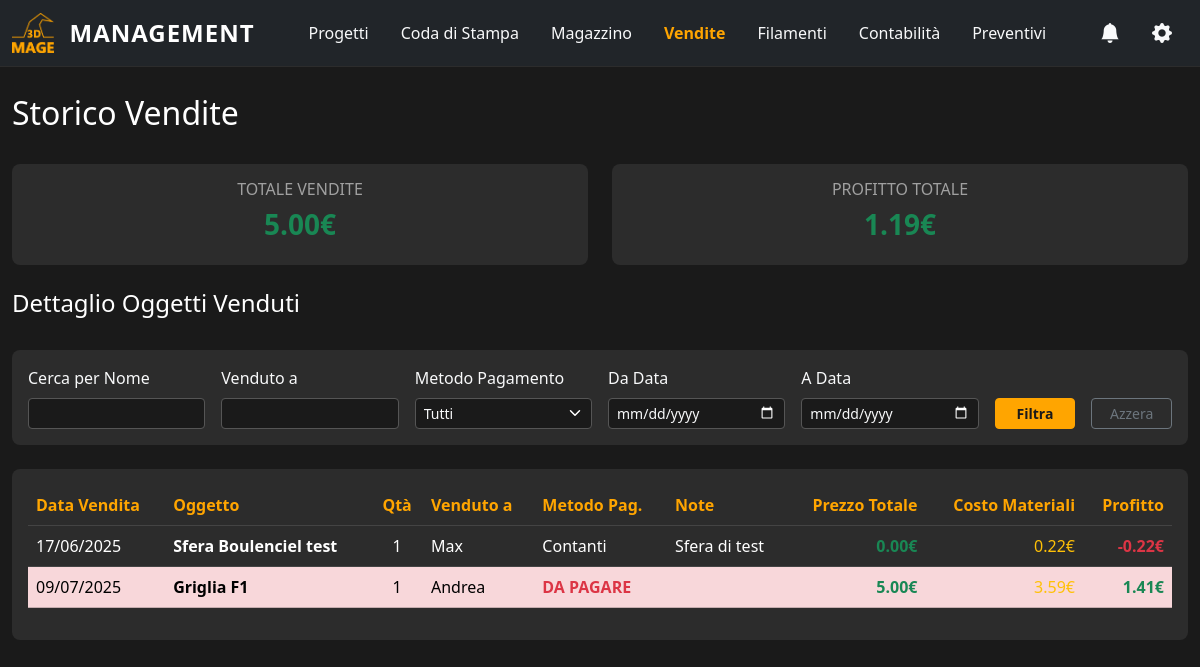
/sales/?sort=sold_at&order=asc&, run on the app's committed database.
### app_3dmage_management/models.py (models this page shows, shortened)
class StockItem(models.Model):
    class Status(models.TextChoices):
        POST_PROD = 'POST_PROD', 'Post-Produzione'
        IN_STOCK = 'IN_STOCK', 'A Magazzino'
        CONSIGNMENT = 'CONSIGNMENT', 'Conto Vendita'
        SOLD = 'SOLD', 'Venduto'
    project = models.ForeignKey(Project, on_delete=models.SET_NULL, null=True, blank=True, verbose_name="Progetto Originale")
    custom_id = models.CharField(max_length=10, null=True, blank=True, verbose_name="ID Personalizzato")
    name = models.CharField(max_length=200, verbose_name="Nome Oggetto")
    quantity = models.PositiveIntegerField(default=1, verbose_name="Quantità")
    status = models.CharField(max_length=20, choices=Status.choices, default=Status.POST_PROD, verbose_name="Stato")
    created_at = models.DateTimeField(auto_now_add=True, verbose_name="Aggiunto il")
    material_cost = models.DecimalField(max_digits=10, decimal_places=2, default=0.00, verbose_name="Costo Materiali")
    suggested_price = models.DecimalField(max_digits=10, decimal_places=2, default=0.00, verbose_name="Prezzo di Vendita Previsto")
    sold_at = models.DateField(null=True, blank=True, verbose_name="Data Vendita")
    sale_price = models.DecimalField(max_digits=10, decimal_places=2, null=True, blank=True, verbose_name="Prezzo di Vendita")
    payment_method = models.ForeignKey(PaymentMethod, on_delete=models.SET_NULL, null=True, blank=True, verbose_name="Metodo di Pagamento")
    sold_to = models.CharField(max_length=100, blank=True, verbose_name="Venduto a (o rimborsato da)")
    notes = models.TextField(blank=True, verbose_name="Note sulla vendita")
    class Meta:
        verbose_name = "Oggetto a Magazzino"
        verbose_name_plural = "Oggetti a Magazzino"
        ordering = ['-created_at']

class PaymentMethod(models.Model):
    name = models.CharField(max_length=100, unique=True, verbose_name="Nome Metodo")
    balance = models.DecimalField(max_digits=10, decimal_places=2, default=0.00, verbose_name="Saldo Attuale")
    def __str__(self):
        return self.name
    class Meta:
        verbose_name = "Metodo di Pagamento"
        verbose_name_plural = "Metodi di Pagamento"

### app_3dmage_management/views.py (the view, shortened to what this page needs)
# urls.py: path('sales/', views.sales_dashboard, name='sales_dashboard'),
def sales_dashboard(request):
    search_query = request.GET.get('q', '')
    sold_to_filter = request.GET.get('sold_to', '')
    payment_method_filter = request.GET.get('payment_method', '')
    notes_filter = request.GET.get('notes', '')
    start_date = request.GET.get('start_date', '')
    end_date = request.GET.get('end_date', '')
    sort_by = request.GET.get('sort', 'sold_at')
    order = request.GET.get('order', 'desc')
    order_prefix = '-' if order == 'desc' else ''
    sold_items_query = StockItem.objects.filter(status='SOLD').annotate(
        total_sale_price=F('sale_price') * F('quantity'),
        profit= (F('sale_price') * F('quantity')) - F('material_cost')
    ).select_related('project', 'payment_method')
    filter_summary_parts = []
    if search_query:
        sold_items_query = sold_items_query.filter(name__icontains=search_query)
        filter_summary_parts.append(f'Nome: "{search_query}"')
    if sold_to_filter:
        sold_items_query = sold_items_query.filter(sold_to__icontains=sold_to_filter)
        filter_summary_parts.append(f'Venduto a: "{sold_to_filter}"')
    if notes_filter:
        sold_items_query = sold_items_query.filter(notes__icontains=notes_filter)
        filter_summary_parts.append(f'Note: "{notes_filter}"')
    if start_date:
        sold_items_query = sold_items_query.filter(sold_at__gte=start_date)
        filter_summary_parts.append(f'Da: {start_date}')
    if end_date:
        sold_items_query = sold_items_query.filter(sold_at__lte=end_date)
        filter_summary_parts.append(f'A: {end_date}')
    filter_summary = ", ".join(filter_summary_parts)
    filters_applied = bool(filter_summary_parts)
    valid_sort_fields = ['sold_at', 'name', 'total_sale_price', 'material_cost', 'profit', 'sold_to']
    if sort_by not in valid_sort_fields:
        sort_by = 'sold_at'
    sold_items = sold_items_query.order_by(f'{order_prefix}{sort_by}')
    total_sales = sold_items_query.aggregate(total=Coalesce(Sum('total_sale_price'), Decimal('0.00')))['total']
    total_profit = sold_items_query.aggregate(total=Coalesce(Sum('profit'), Decimal('0.00')))['total']
    context = {
        'sold_items': sold_items,
        'page_title': 'Vendite',
        'all_payment_methods': PaymentMethod.objects.all(),
        'sale_edit_form': SaleEditForm(),
        'search_query': search_query,
        'start_date': start_date,
        'end_date': end_date,
        'sold_to_filter': sold_to_filter,
        'payment_method_filter': payment_method_filter,
        'notes_filter': notes_filter,
        'sort_by': sort_by,
        'order': order,
        'total_sales': total_sales,
        'total_profit': total_profit,
        'filters_applied': filters_applied,
        'filter_summary': filter_summary,
    }
    return render(request, 'app_3dmage_management/sales.html', context)

### app_3dmage_management/forms.py
class SaleEditForm(forms.ModelForm):
    payment_method = forms.ModelChoiceField(
        queryset=PaymentMethod.objects.all(),
        widget=forms.Select(attrs={'class': 'form-select'}),
        required=False,
        label="Metodo Pagamento",
        empty_label="--- DA PAGARE ---"
    )
    class Meta:
        model = StockItem
        fields = ['sold_at', 'sale_price', 'payment_method', 'sold_to', 'notes']
        widgets = {
            'sold_at': forms.DateInput(attrs={'type': 'date', 'class': 'form-control'}),
            'sale_price': forms.NumberInput(attrs={'class': 'form-control', 'step': '0.01'}),
            'sold_to': forms.TextInput(attrs={'class': 'form-control'}),
            'notes': forms.Textarea(attrs={'class': 'form-control', 'rows': 2}),
        }
        labels = { 'sold_at': 'Data Vendita', 'sale_price': 'Prezzo di Vendita (per unità)', 'payment_method': 'Metodo Pagamento', 'sold_to': 'Venduto a', 'notes': 'Note' }

### app_3dmage_management/templates/app_3dmage_management/sales.html (shortened to what this page needs)
{% extends "app_3dmage_management/base.html" %}
{% load static %}
{% block content %}
<div class="d-flex justify-content-between align-items-center mb-4">
    <h2 class="text-white">Storico Vendite</h2>
</div>
<div class="row mb-4">
    <div class="col-md-6 mb-3 mb-md-0">
        <div class="card bg-dark-card h-100">
            <div class="card-body text-center">
                <h6 class="text-muted">TOTALE VENDITE {% if filter_summary %}<span class="filter-summary">({{ filter_summary }})</span>{% endif %}</h6>
                <h3 class="text-success fw-bold">{{ total_sales|floatformat:2 }}€</h3>
            </div>
        </div>
    </div>
    <div class="col-md-6">
        <div class="card bg-dark-card h-100">
            <div class="card-body text-center">
                <h6 class="text-muted">PROFITTO TOTALE {% if filter_summary %}<span class="filter-summary">({{ filter_summary }})</span>{% endif %}</h6>
                <h3 class="fw-bold {% if total_profit > 0 %}text-success{% elif total_profit < 0 %}text-danger{% endif %}">{{ total_profit|floatformat:2 }}€</h3>
            </div>
        </div>
    </div>
</div>
<div class="d-flex justify-content-between align-items-center mb-4">
    <h4 class="text-white">Dettaglio Oggetti Venduti</h4>
</div>
<div class="card bg-dark-card mb-4">
    <div class="card-body">
        <form method="get" action="{% url 'sales_dashboard' %}" class="row g-3 align-items-end">
            <div class="col-md-2">
                <label for="q" class="form-label">Cerca per Nome</label>
                <input type="text" class="form-control form-control-sm" name="q" value="{{ search_query|default:'' }}">
            </div>
            <div class="col-md-2">
                <label for="sold_to" class="form-label">Venduto a</label>
                <input type="text" class="form-control form-control-sm" name="sold_to" value="{{ sold_to_filter|default:'' }}">
            </div>
            <div class="col-md-2">
                <label for="payment_method" class="form-label">Metodo Pagamento</label>
                <select class="form-select form-select-sm" name="payment_method">
                    <option value="">Tutti</option>
                </select>
            </div>
            <div class="col-md-2">
                <label for="start_date" class="form-label">Da Data</label>
                <input type="date" class="form-control form-control-sm" name="start_date" value="{{ start_date|default:'' }}">
            </div>
            <div class="col-md-2">
                <label for="end_date" class="form-label">A Data</label>
                <input type="date" class="form-control form-control-sm" name="end_date" value="{{ end_date|default:'' }}">
            </div>
            <div class="col-md-1 d-grid">
                <button type="submit" class="btn btn-sm btn-primary-custom">Filtra</button>
            </div>
            <div class="col-md-1 d-grid">
                <a href="{% url 'sales_dashboard' %}" class="btn btn-sm btn-outline-secondary">Azzera</a>
            </div>
        </form>
    </div>
</div>
<div class="card bg-dark-card mt-3">
    <div class="card-body">
        <div class="table-responsive">
            <table class="table table-dark table-hover align-middle">
                <thead>
                    <tr>
                        <th><a href="?sort=sold_at&order={% if sort_by == 'sold_at' and order == 'asc' %}desc{% else %}asc{% endif %}&{{ request.GET.urlencode|cut:'sort'|cut:'order' }}">Data Vendita</a></th>
                        <th><a href="?sort=name&order={% if sort_by == 'name' and order == 'asc' %}desc{% else %}asc{% endif %}&{{ request.GET.urlencode|cut:'sort'|cut:'order' }}">Oggetto</a></th>
                        <th class="text-center">Qtà</th>
                        <th><a href="?sort=sold_to&order={% if sort_by == 'sold_to' and order == 'asc' %}desc{% else %}asc{% endif %}&{{ request.GET.urlencode|cut:'sort'|cut:'order' }}">Venduto a</a></th>
                        <th>Metodo Pag.</th>
                        <th>Note</th>
                        <th class="text-end"><a href="?sort=total_sale_price&order={% if sort_by == 'total_sale_price' and order == 'asc' %}desc{% else %}asc{% endif %}&{{ request.GET.urlencode|cut:'sort'|cut:'order' }}">Prezzo Totale</a></th>
                        <th class="text-end"><a href="?sort=material_cost&order={% if sort_by == 'material_cost' and order == 'asc' %}desc{% else %}asc{% endif %}&{{ request.GET.urlencode|cut:'sort'|cut:'order' }}">Costo Materiali</a></th>
                        <th class="text-end"><a href="?sort=profit&order={% if sort_by == 'profit' and order == 'asc' %}desc{% else %}asc{% endif %}&{{ request.GET.urlencode|cut:'sort'|cut:'order' }}">Profitto</a></th>
                    </tr>
                </thead>
                <tbody>
                    {% for item in sold_items %}
                    <tr style="cursor: pointer;" class="{% if not item.payment_method %}table-danger{% endif %}" data-bs-toggle="modal" data-bs-target="#editSaleModal" data-item-id="{{ item.id }}">
                        <td>{{ item.sold_at|date:"d/m/Y" }}</td>
                        <td class="fw-bold">{{ item.name }}</td>
                        <td class="text-center">{{ item.quantity }}</td>
                        <td>{{ item.sold_to|default:"-" }}</td>
                        <td>
                            {% if item.payment_method %}
                                {{ item.payment_method.name }}
                            {% else %}
                                <strong class="text-danger">DA PAGARE</strong>
                            {% endif %}
                        </td>
                        <td>{{ item.notes|truncatechars:20 }}</td>
                        <td class="text-end text-success fw-bold">{{ item.total_sale_price|floatformat:2 }}€</td>
                        <td class="text-end text-warning">{{ item.material_cost|floatformat:2 }}€</td>
                        <td class="text-end fw-bold {% if item.profit > 0 %}text-success{% elif item.profit < 0 %}text-danger{% endif %}">{{ item.profit|floatformat:2 }}€</td>
                    </tr>
                    {% empty %}
                    <tr>
                        <td colspan="9" class="text-center py-5">
                            <p class="lead">Nessun articolo venduto trovato per i filtri selezionati.</p>
                        </td>
                    </tr>
                    {% endfor %}
                </tbody>
            </table>
        </div>
    </div>
</div>
{% endblock %}

### app_3dmage_management/static/app_3dmage_management/css/style.css (style rules this page uses)
:root { --primary-color: #ffa500; --dark-bg: #1a1a1a; --dark-card: #2c2c2c; --dark-nav: #212529; --text-light: #f8f9fa; --text-muted: #6c757d; }
body { padding-top: 70px; background-color: var(--dark-bg); color: var(--text-light); overflow-x: hidden; }
.btn-primary-custom { background-color: var(--primary-color); border-color: var(--primary-color); color: var(--dark-bg); font-weight: bold; }
.card.bg-dark-card { background-color: var(--dark-card) !important; border: none; border-radius: 0.5rem; }
.card.bg-dark-card .text-muted { color: #a0a0a0 !important; }
.table { --bs-table-bg: var(--dark-card); --bs-table-hover-bg: #3a3a3a; border-color: #444; }
.table thead th a { color: var(--primary-color); text-decoration: none; font-weight: 600; }
.card .table thead th { color: var(--primary-color); font-weight: 600; }
.form-select { background-repeat: no-repeat; background-position: right 0.5rem center; background-size: 16px 12px; }
.bg-dark-card .form-control, .bg-dark-card .form-select { background-color: var(--dark-bg); color: var(--text-light); border-color: #555; }
.bg-dark-card label, .bg-dark-card h6, .bg-dark-card h5 { color: #f8f9fa; }
.bg-dark-card .form-control::placeholder { color: #a0a0a0; opacity: 1; }

### data on the page
StockItem: sold_at "17/06/2025", name "Sfera Boulenciel test", quantity "1", sold_to "Max", payment_method.name "Contanti", notes "Sfera di test", total_sale_price "0.00", material_cost "0.22", profit "-0.22"
StockItem: sold_at "09/07/2025", name "Griglia F1", quantity "1", sold_to "Andrea", shows "DA PAGARE", total_sale_price "5.00", material_cost "3.59", profit "1.41"

### other printed values
{{ total_sales|floatformat:2 }} "5.00"
{{ total_profit|floatformat:2 }} "1.19"
